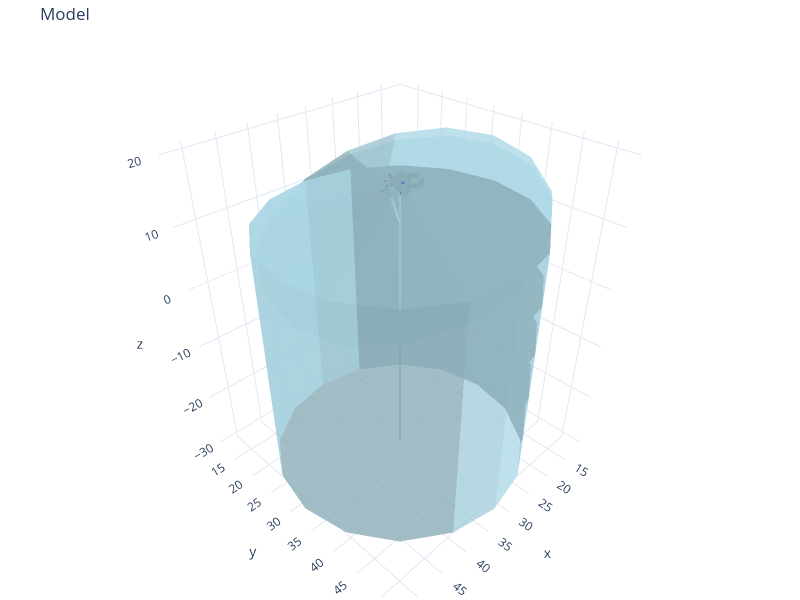

The code cell stored with this chart in its notebook:
### Code cell
fig = plot_model(
    swc_model=swc_model_with_sink_um,
    point_set=synpts_pointset_um,
    point_size=10,
    point_color="crimson",
)

# fig.update_layout(
#     scene=dict(
#         xaxis=dict(visible=False), yaxis=dict(visible=False), zaxis=dict(visible=False)
#     )
# )

fig.show()

### Figure 1 — Plotly figure (JSON) as saved in the notebook; plotly's stock layout.template omitted (floating-point values rounded to 4 significant figures; data arrays with more than 128 entries replaced by an {"elided": "..."} marker saying what was removed)
{"data": [{"color": "lightblue", "flatshading": true, "i": {"elided": "2304 int values"}, "j": {"elided": "2304 int values"}, "k": {"elided": "2304 int values"}, "name": "frusta", "opacity": 0.8, "type": "mesh3d", "x": {"elided": "2304 float values"}, "y": {"elided": "2304 float values"}, "z": {"elided": "2304 float values"}}, {"line": {"color": "#1f77b4", "width": 2}, "mode": "lines", "name": "centroid", "type": "scatter3d", "x": {"elided": "216 float values"}, "y": {"elided": "216 float values"}, "z": {"elided": "216 float values"}}, {"color": "crimson", "flatshading": true, "i": {"elided": "5520 int values"}, "j": {"elided": "5520 int values"}, "k": {"elided": "5520 int values"}, "name": "points", "opacity": 1, "type": "mesh3d", "x": {"elided": "2852 float values"}, "y": {"elided": "2852 float values"}, "z": {"elided": "2852 float values"}}], "layout": {"height": 600, "margin": {"b": 0, "l": 0, "r": 0, "t": 40}, "scene": {"aspectmode": "data"}, "showlegend": false, "title": {"text": "Model"}, "width": 800}}
